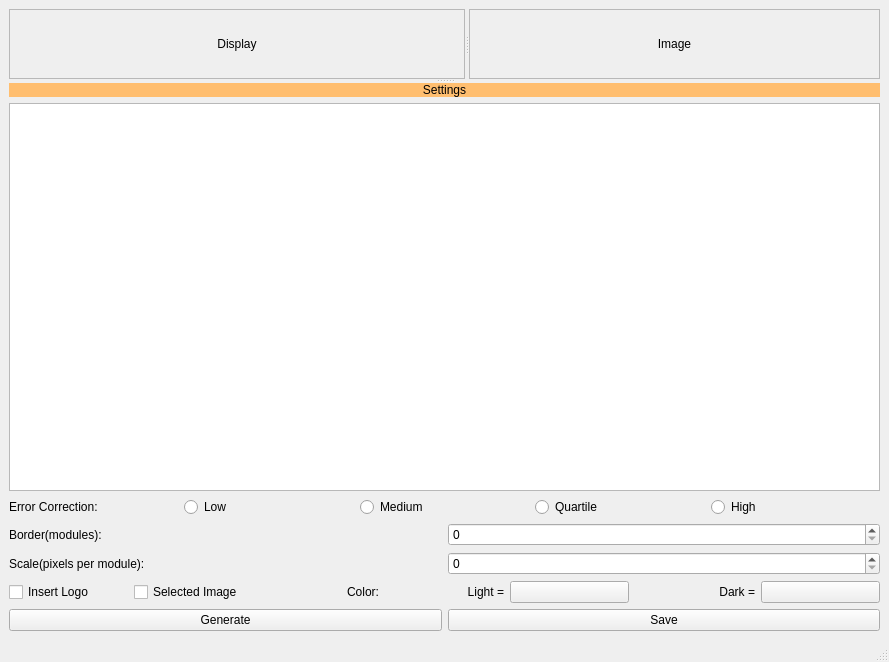
<?xml version="1.0" encoding="UTF-8"?>
<ui version="4.0">
 <class>MainWindow</class>
 <widget class="QMainWindow" name="MainWindow">
  <property name="geometry">
   <rect>
    <x>0</x>
    <y>0</y>
    <width>889</width>
    <height>662</height>
   </rect>
  </property>
  <property name="windowTitle">
   <string>MainWindow</string>
  </property>
  <widget class="QWidget" name="centralwidget">
   <layout class="QVBoxLayout" name="verticalLayout_4">
    <item>
     <widget class="QSplitter" name="splitter_2">
      <property name="orientation">
       <enum>Qt::Vertical</enum>
      </property>
      <widget class="QSplitter" name="splitter">
       <property name="orientation">
        <enum>Qt::Horizontal</enum>
       </property>
       <widget class="QScrollArea" name="scrollArea">
        <property name="widgetResizable">
         <bool>true</bool>
        </property>
        <widget class="QWidget" name="scrollAreaWidgetContents">
         <property name="geometry">
          <rect>
           <x>0</x>
           <y>0</y>
           <width>463</width>
           <height>68</height>
          </rect>
         </property>
         <layout class="QVBoxLayout" name="verticalLayout_2">
          <item>
           <widget class="QLabel" name="display">
            <property name="text">
             <string>Display</string>
            </property>
            <property name="alignment">
             <set>Qt::AlignCenter</set>
            </property>
           </widget>
          </item>
         </layout>
        </widget>
       </widget>
       <widget class="QScrollArea" name="scrollArea_2">
        <property name="widgetResizable">
         <bool>true</bool>
        </property>
        <widget class="QWidget" name="scrollAreaWidgetContents_2">
         <property name="geometry">
          <rect>
           <x>0</x>
           <y>0</y>
           <width>400</width>
           <height>68</height>
          </rect>
         </property>
         <layout class="QVBoxLayout" name="verticalLayout_3">
          <item>
           <widget class="ImageLabel" name="image">
            <property name="text">
             <string>Image</string>
            </property>
            <property name="alignment">
             <set>Qt::AlignCenter</set>
            </property>
           </widget>
          </item>
         </layout>
        </widget>
       </widget>
      </widget>
      <widget class="QWidget" name="layoutWidget">
       <layout class="QVBoxLayout" name="verticalLayout">
        <item>
         <widget class="QLabel" name="label">
          <property name="styleSheet">
           <string notr="true">background-color: rgb(255, 190, 111);</string>
          </property>
          <property name="text">
           <string>Settings</string>
          </property>
          <property name="alignment">
           <set>Qt::AlignCenter</set>
          </property>
         </widget>
        </item>
        <item>
         <widget class="QTextEdit" name="textEdit"/>
        </item>
        <item>
         <layout class="QHBoxLayout" name="horizontalLayout">
          <item>
           <widget class="QLabel" name="ec_lbl">
            <property name="text">
             <string>Error Correction:</string>
            </property>
           </widget>
          </item>
          <item>
           <widget class="QRadioButton" name="ec_low">
            <property name="text">
             <string>Low</string>
            </property>
           </widget>
          </item>
          <item>
           <widget class="QRadioButton" name="ec_medium">
            <property name="text">
             <string>Medium</string>
            </property>
           </widget>
          </item>
          <item>
           <widget class="QRadioButton" name="ec_quartile">
            <property name="text">
             <string>Quartile</string>
            </property>
           </widget>
          </item>
          <item>
           <widget class="QRadioButton" name="ec_high">
            <property name="text">
             <string>High</string>
            </property>
           </widget>
          </item>
         </layout>
        </item>
        <item>
         <layout class="QHBoxLayout" name="horizontalLayout_2">
          <item>
           <widget class="QLabel" name="border_lbl">
            <property name="text">
             <string>Border(modules):</string>
            </property>
           </widget>
          </item>
          <item>
           <widget class="QSpinBox" name="border_sbox"/>
          </item>
         </layout>
        </item>
        <item>
         <layout class="QHBoxLayout" name="horizontalLayout_3">
          <item>
           <widget class="QLabel" name="scale_lbl">
            <property name="text">
             <string>Scale(pixels per module):</string>
            </property>
           </widget>
          </item>
          <item>
           <widget class="QSpinBox" name="scale_sbox"/>
          </item>
         </layout>
        </item>
        <item>
         <layout class="QHBoxLayout" name="horizontalLayout_4">
          <item>
           <widget class="QCheckBox" name="logo_cbox">
            <property name="text">
             <string>Insert Logo</string>
            </property>
           </widget>
          </item>
          <item>
           <widget class="QCheckBox" name="image_cbox">
            <property name="text">
             <string>Selected Image</string>
            </property>
           </widget>
          </item>
          <item>
           <widget class="QLabel" name="color_lbl">
            <property name="text">
             <string>Color:</string>
            </property>
            <property name="alignment">
             <set>Qt::AlignRight|Qt::AlignTrailing|Qt::AlignVCenter</set>
            </property>
           </widget>
          </item>
          <item>
           <widget class="QLabel" name="light_lbl">
            <property name="text">
             <string>Light =</string>
            </property>
            <property name="alignment">
             <set>Qt::AlignRight|Qt::AlignTrailing|Qt::AlignVCenter</set>
            </property>
           </widget>
          </item>
          <item>
           <widget class="QPushButton" name="light_color_pb">
            <property name="text">
             <string/>
            </property>
           </widget>
          </item>
          <item>
           <widget class="QLabel" name="dark_lbl">
            <property name="text">
             <string>Dark =</string>
            </property>
            <property name="alignment">
             <set>Qt::AlignRight|Qt::AlignTrailing|Qt::AlignVCenter</set>
            </property>
           </widget>
          </item>
          <item>
           <widget class="QPushButton" name="dark_color_pb">
            <property name="text">
             <string/>
            </property>
           </widget>
          </item>
         </layout>
        </item>
        <item>
         <layout class="QHBoxLayout" name="horizontalLayout_5">
          <item>
           <widget class="QPushButton" name="generate_pb">
            <property name="text">
             <string>Generate</string>
            </property>
           </widget>
          </item>
          <item>
           <widget class="QPushButton" name="save_pb">
            <property name="text">
             <string>Save</string>
            </property>
           </widget>
          </item>
         </layout>
        </item>
       </layout>
      </widget>
     </widget>
    </item>
   </layout>
  </widget>
  <widget class="QMenuBar" name="menubar">
   <property name="geometry">
    <rect>
     <x>0</x>
     <y>0</y>
     <width>889</width>
     <height>24</height>
    </rect>
   </property>
  </widget>
  <widget class="QStatusBar" name="statusbar"/>
 </widget>
 <customwidgets>
  <customwidget>
   <class>ImageLabel</class>
   <extends>QLabel</extends>
   <header>imagelabel.h</header>
  </customwidget>
 </customwidgets>
 <resources/>
 <connections/>
</ui>
